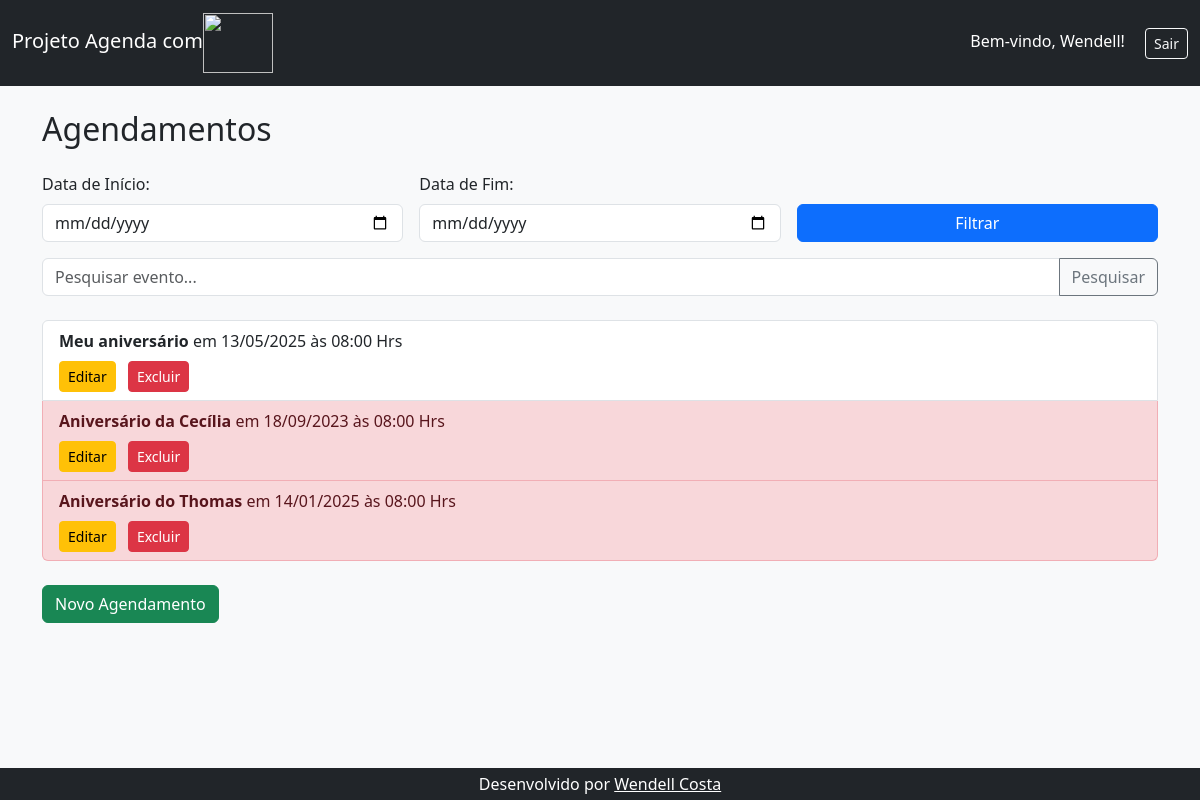
The app's page /agenda/ (signed in), older data.
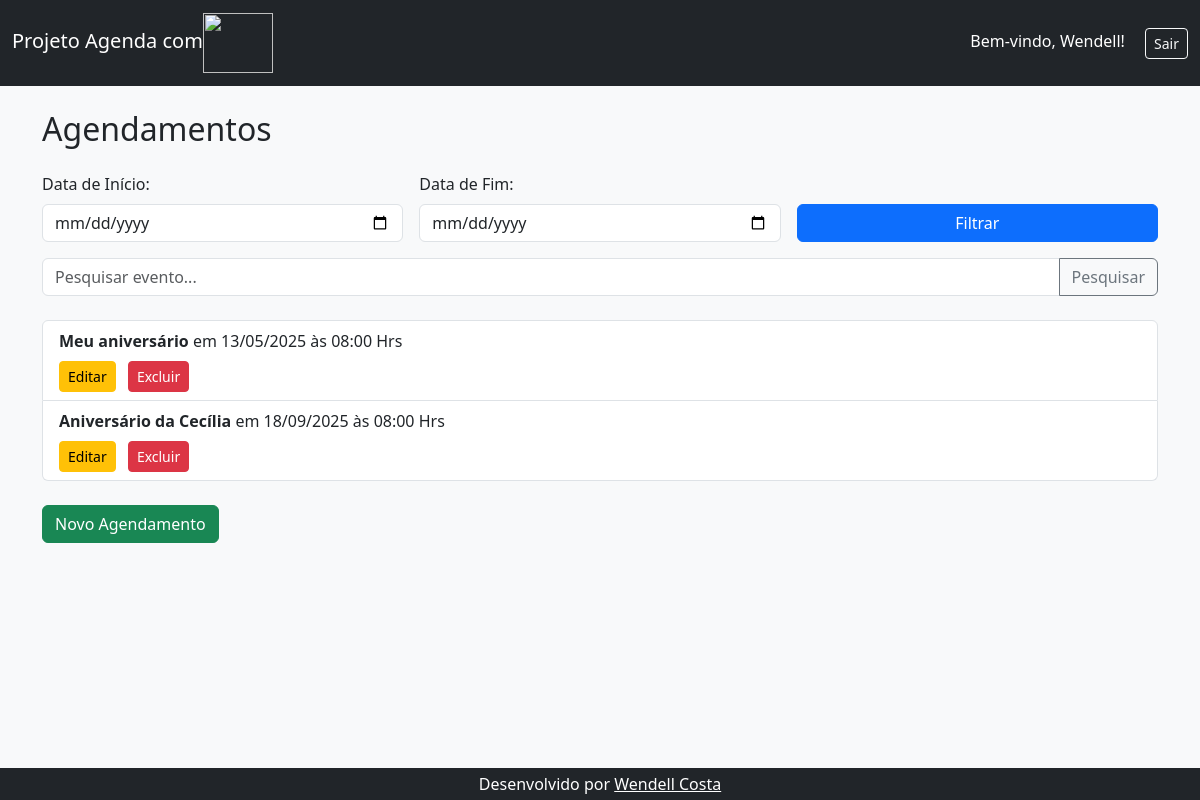
The same page, newer data.
### core/models.py (models this page shows, shortened)
class Evento(models.Model):
    titulo = models.CharField(max_length=100)
    descricao = models.TextField(blank=True, null=True) # A descrição pode ser nulo ou vazio
    data_evento = models.DateTimeField(verbose_name='Data do Evento') # A data do evento é obrigatória, o verbose_name é o nome que será exibido no formulário
    data_criacao = models.DateTimeField(auto_now=True, verbose_name='Data da Criação') # A data de criação do evento é automatica
    usuario = models.ForeignKey(User, on_delete=models.CASCADE) # Se o usuário dono do evento for excluido da aplicação, todos os eventos serão excluídos
    class Meta:
        db_table = 'evento' # Define o nome da tabela no banco de dados como 'evento' ao invés de 'core_evento' que é o padrão do Django
    def get_data_evento(self):
        return self.data_evento.strftime('%d/%m/%Y às %H:%M Hrs') # Retorna a data do evento formatada
    def get_evento_atrasado(self):
        if self.data_evento < datetime.now() - timedelta(hours=1):
            return True
        else:
            return False

### core/views.py (the view)
# urls.py: path('agenda/', views.lista_eventos),
@login_required(login_url='/login/') # Verifica se o usuário está logado, caso não esteja, redireciona para a página de login
def lista_eventos(request):
    usuario = request.user
    evento = Evento.objects.filter(usuario=usuario) # Filtra os eventos do usuário logado e armazena na variável evento
    dados = {'eventos': evento} # Cria um dicionário com o evento e armazena na variável dados
    return render(request, 'agenda.html', dados) # Renderiza a página agenda.html com os dados do dicionário

### agenda/templates/agenda.html
{% extends "model-page.html" %}
{% block content %}
<div class="agenda-container">
    <h2 class="mb-4">Agendamentos</h2>
    <form method="GET" action="/agenda/filter/" class="row g-3 mb-3">
        <div class="col-md-4">
            <label for="data_inicio" class="form-label">Data de Início:</label>
            <input type="date" id="data_inicio" name="data_inicio" class="form-control">
        </div>
        <div class="col-md-4">
            <label for="data_fim" class="form-label">Data de Fim:</label>
            <input type="date" id="data_fim" name="data_fim" class="form-control">
        </div>
        <div class="col-md-4 align-self-end">
            <button type="submit" class="btn btn-primary w-100">Filtrar</button>
        </div>
    </form>
    <form method="GET" action="/agenda/search/" class="input-group mb-4">
        <input type="text" id="procura_evento" name="procura_evento" class="form-control" placeholder="Pesquisar evento...">
        <button type="submit" class="btn btn-outline-secondary">Pesquisar</button>
    </form>
    <ul class="list-group mb-4">
        {% for evento in eventos %}
            <li class="list-group-item {% if evento.get_evento_atrasado %}list-group-item-danger{% endif %}">
                <strong>{{ evento.titulo }}</strong> em {{ evento.get_data_evento }}
                <div class="mt-2">
                    <a href="evento/?id={{ evento.id }}" class="btn btn-sm btn-warning me-2">Editar</a>
                    <a href="evento/delete/{{ evento.id }}/" class="btn btn-sm btn-danger">Excluir</a>
                </div>
            </li>
        {% endfor %}
    </ul>
    <a href="/agenda/evento/" class="btn btn-success">Novo Agendamento</a>
</div>
{% endblock %}

### agenda/templates/model-page.html (shortened to what this page needs)
<!DOCTYPE html>
<html lang="pt-br">
<head>
    <link href="https://cdn.jsdelivr.net/npm/bootstrap@5.3.3/dist/css/bootstrap.min.css" rel="stylesheet">
</head>
<body class="bg-light text-dark min-vh-100 d-flex flex-column">
    <header class="mb-4">
        {% include "model-header.html" %}
    </header>
    <main class="container flex-grow-1">
        {% block content %}{% endblock %}
    </main>
    <footer class="mt-auto py-1 bg-dark text-white text-center">
        {% include "model-footer.html" %}
    </footer>
</body>
</html>

### agenda/templates/model-header.html (shortened to what this page needs)
{% load static %}
<header class="header">
    <nav class="navbar navbar-expand-lg navbar-dark bg-dark">
        <div class="container-fluid">
            <span class="navbar-brand">Projeto Agenda com<img src="{% static 'img/django_icon.svg' %}" width="70" height="60"></span>
            <div class="ms-auto">
                <span class="me-3 text-white">Bem-vindo, {{ user.first_name }} {{ user.last_name|default:user.username }}!</span>
                <a href="/logout" class="btn btn-outline-light btn-sm">Sair</a>
            </div>
        </div>
    </nav>
</header>

### agenda/templates/model-footer.html
<footer class="footer">
    <p class="m-0">
        Desenvolvido por
        <a href="https://github.com/wl-costa" target="_blank" class="text-white text-decoration-underline">
            Wendell Costa
        </a>
    </p>
</footer>

Row changes from the older to the newer data that the page shows:
removed Evento: titulo "Aniversário do Thomas", get_data_evento "14/01/2025 às 08:00 Hrs"
changed Evento "Aniversário da Cecília": data_evento "2023-09-18 08:00:00" → "2025-09-18 08:00:00" (drawn); get_data_evento "18/09/2023 às 08:00 Hrs" → "18/09/2025 às 08:00 Hrs"
